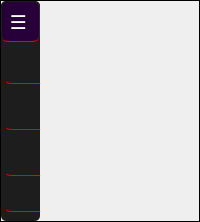
           <widget class="QWidget" name="page_2">
            <layout class="QHBoxLayout" name="horizontalLayout_9">
             <property name="spacing">
              <number>0</number>
             </property>
             <property name="leftMargin">
              <number>0</number>
             </property>
             <property name="topMargin">
              <number>0</number>
             </property>
             <property name="rightMargin">
              <number>0</number>
             </property>
             <property name="bottomMargin">
              <number>0</number>
             </property>
             <item>
              <widget class="QFrame" name="page2BaseFrame">
               <property name="styleSheet">
                <string notr="true">background-color: qlineargradient(spread:pad, x1:0, y1:0, x2:1, y2:1, stop:0 rgba(0, 0, 0, 0), stop:1 rgba(255, 255, 255, 0));</string>
               </property>
               <property name="frameShape">
                <enum>QFrame::StyledPanel</enum>
               </property>
               <property name="frameShadow">
                <enum>QFrame::Raised</enum>
               </property>
               <layout class="QHBoxLayout" name="horizontalLayout_13">
                <property name="spacing">
                 <number>0</number>
                </property>
                <property name="leftMargin">
                 <number>0</number>
                </property>
                <property name="topMargin">
                 <number>0</number>
                </property>
                <property name="rightMargin">
                 <number>0</number>
                </property>
                <property name="bottomMargin">
                 <number>0</number>
                </property>
                <item>
                 <widget class="QFrame" name="leftMenuFrame">
                  <property name="sizePolicy">
                   <sizepolicy hsizetype="Minimum" vsizetype="Preferred">
                    <horstretch>0</horstretch>
                    <verstretch>0</verstretch>
                   </sizepolicy>
                  </property>
                  <property name="maximumSize">
                   <size>
                    <width>39</width>
                    <height>16777215</height>
                   </size>
                  </property>
                  <property name="styleSheet">
                   <string notr="true">QFrame {
	background-color: rgb(29, 29, 29);
border-radius:5px;


}

</string>
                  </property>
                  <property name="frameShape">
                   <enum>QFrame::StyledPanel</enum>
                  </property>
                  <property name="frameShadow">
                   <enum>QFrame::Raised</enum>
                  </property>
                  <layout class="QVBoxLayout" name="verticalLayout_4">
                   <property name="spacing">
                    <number>0</number>
                   </property>
                   <property name="leftMargin">
                    <number>0</number>
                   </property>
                   <property name="topMargin">
                    <number>0</number>
                   </property>
                   <property name="rightMargin">
                    <number>0</number>
                   </property>
                   <item>
                    <widget class="QFrame" name="frame">
                     <property name="frameShape">
                      <enum>QFrame::StyledPanel</enum>
                     </property>
                     <property name="frameShadow">
                      <enum>QFrame::Raised</enum>
                     </property>
                     <layout class="QHBoxLayout" name="horizontalLayout_12">
                      <property name="leftMargin">
                       <number>0</number>
                      </property>
                      <property name="topMargin">
                       <number>0</number>
                      </property>
                      <property name="rightMargin">
                       <number>0</number>
                      </property>
                      <item alignment="Qt::AlignVCenter">
                       <widget class="QPushButton" name="Men_button">
                        <property name="sizePolicy">
                         <sizepolicy hsizetype="Preferred" vsizetype="Fixed">
                          <horstretch>0</horstretch>
                          <verstretch>0</verstretch>
                         </sizepolicy>
                        </property>
                        <property name="minimumSize">
                         <size>
                          <width>0</width>
                          <height>41</height>
                         </size>
                        </property>
                        <property name="font">
                         <font>
                          <family>MS Reference Sans Serif</family>
                          <pointsize>14</pointsize>
                         </font>
                        </property>
                        <property name="styleSheet">
                         <string notr="true">QPushButton{
	color: rgb(255, 255, 255);
	background-color: rgb(39, 0, 58);
    border-radius:7px;
	border-width:1px;
	border-style:Inset;
	background-image: url(:/newPrefix/user2.png);
	border-color: rgb(29, 29, 29);
	border-bottom-color: rgb(163, 0, 0);

}


QPushButton::hover{
	background-color: rgb(85, 85, 85);
	background-image: url(:/newPrefix/user2.png);
	border-width:2px;
	border-style:Inset;
	border-color: rgb(29, 29, 29);
	border-bottom-color: rgb(0, 255, 0);
}</string>
                        </property>
                        <property name="text">
                         <string>☰ </string>
                        </property>
                       </widget>
                      </item>
                     </layout>
                    </widget>
                   </item>
                   <item>
                    <widget class="QFrame" name="Account">
                     <property name="styleSheet">
                      <string notr="true">QFrame{

background-color: rgb(200, 142, 27);


	background-color: qlineargradient(spread:pad, x1:0, y1:0, x2:1, y2:1, stop:0 rgba(0, 0, 0, 0), stop:1 rgba(255, 255, 255, 0));
}

</string>
                     </property>
                     <property name="frameShape">
                      <enum>QFrame::StyledPanel</enum>
                     </property>
                     <property name="frameShadow">
                      <enum>QFrame::Raised</enum>
                     </property>
                     <layout class="QVBoxLayout" name="verticalLayout_3">
                      <property name="spacing">
                       <number>3</number>
                      </property>
                      <property name="leftMargin">
                       <number>3</number>
                      </property>
                      <property name="topMargin">
                       <number>0</number>
                      </property>
                      <property name="rightMargin">
                       <number>3</number>
                      </property>
                      <property name="bottomMargin">
                       <number>3</number>
                      </property>
                      <item>
                       <layout class="QGridLayout" name="gridLayout_3">
                        <property name="verticalSpacing">
                         <number>13</number>
                        </property>
                        <item row="3" column="0">
                         <widget class="QPushButton" name="Account_button">
                          <property name="sizePolicy">
                           <sizepolicy hsizetype="Fixed" vsizetype="Fixed">
                            <horstretch>0</horstretch>
                            <verstretch>0</verstretch>
                           </sizepolicy>
                          </property>
                          <property name="minimumSize">
                           <size>
                            <width>129</width>
                            <height>33</height>
                           </size>
                          </property>
                          <property name="font">
                           <font>
                            <family>MS Reference Sans Serif</family>
                            <pointsize>11</pointsize>
                           </font>
                          </property>
                          <property name="styleSheet">
                           <string notr="true">QPushButton{
	color: rgb(255, 255, 255);
	background-color: rgb(29, 29, 29);
	border-radius:7px;
	padding-left:20px;
	border-width:1px;
	border-style:Inset;

	background-image: url(:/newPrefix/resources/icons/cil-user.png);
	background-repeat:none;
	background-position:left;
	
	border-color: rgb(29, 29, 29);
	border-bottom-color: rgb(163, 0, 0);



}

QPushButton::hover{
	color: rgb(0, 0, 0);
	background-color: rgb(85, 170, 255);
	background-image: url(:/newPrefix/resources/icons/cil-user.png);
	background-repeat:none;
	background-position:left;
	border-width:1px;
	border-style:Inset;
	border-color: rgb(29, 29, 29);
	border-bottom-color: rgb(0, 255, 0);

}</string>
                          </property>
                          <property name="text">
                           <string>Account</string>
                          </property>
                         </widget>
                        </item>
                        <item row="1" column="0">
                         <widget class="QPushButton" name="Home_button">
                          <property name="sizePolicy">
                           <sizepolicy hsizetype="Fixed" vsizetype="Fixed">
                            <horstretch>0</horstretch>
                            <verstretch>0</verstretch>
                           </sizepolicy>
                          </property>
                          <property name="minimumSize">
                           <size>
                            <width>129</width>
                            <height>33</height>
                           </size>
                          </property>
                          <property name="font">
                           <font>
                            <family>MS Reference Sans Serif</family>
                            <pointsize>11</pointsize>
                           </font>
                          </property>
                          <property name="styleSheet">
                           <string notr="true">QPushButton{
	color: rgb(255, 255, 255);
	background-color: rgb(29, 29, 29);
border-radius:7px;
	padding-left:20px;
	border-width:1px;
	border-style:Inset;
	background-image: url(:/newPrefix/resources/icons/cil-home.png);
	background-repeat:none;
	background-position:left;
	
	border-color: rgb(29, 29, 29);
	border-bottom-color: rgb(163, 0, 0);
/* This is a commentl*/



}

QPushButton::hover{
	color: rgb(0, 0, 0);
	background-color: rgb(85, 170, 255);
	border-width:1px;
	border-style:Inset;
	border-color: rgb(29, 29, 29);
	border-bottom-color: rgb(0, 255, 0);

}</string>
                          </property>
                          <property name="text">
                           <string>Home</string>
                          </property>
                         </widget>
                        </item>
                        <item row="2" column="0">
                         <widget class="QPushButton" name="Contact_button">
                          <property name="sizePolicy">
                           <sizepolicy hsizetype="Fixed" vsizetype="Fixed">
                            <horstretch>0</horstretch>
                            <verstretch>0</verstretch>
                           </sizepolicy>
                          </property>
                          <property name="minimumSize">
                           <size>
                            <width>129</width>
                            <height>33</height>
                           </size>
                          </property>
                          <property name="font">
                           <font>
                            <family>MS Reference Sans Serif</family>
                            <pointsize>11</pointsize>
                           </font>
                          </property>
                          <property name="styleSheet">
                           <string notr="true">QPushButton{
	color: rgb(255, 255, 255);
	background-color: rgb(29, 29, 29);
border-radius:7px;
	padding-left:20px;
	border-width:1px;
	border-style:Inset;
	background-image: url(:/newPrefix/resources/icons/cil-envelope-closed.png);
	background-repeat:none;
	background-position:left;
	
	border-color: rgb(29, 29, 29);
	border-bottom-color: rgb(163, 0, 0);



}

QPushButton::hover{
	color: rgb(0, 0, 0);
	background-color: rgb(85, 170, 255);
	border-width:1px;
	border-style:Inset;
	border-color: rgb(29, 29, 29);
	border-bottom-color: rgb(0, 255, 0);

}</string>
                          </property>
                          <property name="text">
                           <string>Contact</string>
                          </property>
                         </widget>
                        </item>
                       </layout>
                      </item>
                     </layout>
                    </widget>
                   </item>
                   <item>
                    <widget class="QFrame" name="frame_3">
                     <property name="sizePolicy">
                      <sizepolicy hsizetype="Preferred" vsizetype="Expanding">
                       <horstretch>0</horstretch>
                       <verstretch>0</verstretch>
                      </sizepolicy>
                     </property>
                     <property name="minimumSize">
                      <size>
                       <width>0</width>
                       <height>0</height>
                      </size>
                     </property>
                     <property name="frameShape">
                      <enum>QFrame::StyledPanel</enum>
                     </property>
                     <property name="frameShadow">
                      <enum>QFrame::Raised</enum>
                     </property>
                    </widget>
                   </item>
                   <item>
                    <widget class="QFrame" name="frame_5">
                     <property name="frameShape">
                      <enum>QFrame::StyledPanel</enum>
                     </property>
                     <property name="frameShadow">
                      <enum>QFrame::Raised</enum>
                     </property>
                     <layout class="QHBoxLayout" name="horizontalLayout_11">
                      <property name="spacing">
                       <number>3</number>
                      </property>
                      <property name="leftMargin">
                       <number>3</number>
                      </property>
                      <property name="topMargin">
                       <number>0</number>
                      </property>
                      <property name="rightMargin">
                       <number>3</number>
                      </property>
                      <property name="bottomMargin">
                       <number>0</number>
                      </property>
                      <item>
                       <widget class="QPushButton" name="Settings_button">
                        <property name="sizePolicy">
                         <sizepolicy hsizetype="Fixed" vsizetype="Fixed">
                          <horstretch>0</horstretch>
                          <verstretch>0</verstretch>
                         </sizepolicy>
                        </property>
                        <property name="minimumSize">
                         <size>
                          <width>129</width>
                          <height>33</height>
                         </size>
                        </property>
                        <property name="font">
                         <font>
                          <family>MS Reference Sans Serif</family>
                          <pointsize>11</pointsize>
                         </font>
                        </property>
                        <property name="styleSheet">
                         <string notr="true">QPushButton{
	color: rgb(255, 255, 255);
	background-color: rgb(29, 29, 29);
	border-radius:7px;
	padding-left:24px;
	border-width:1px;
	border-style:Inset;
	background-image: url(:/newPrefix/resources/icons/cil-settings.png);
	background-repeat:None;
	background-position:left;
	border-color: rgb(29, 29, 29);
	border-bottom-color: rgb(163, 0, 0);


}

QPushButton::hover{
	color: rgb(0, 0, 0);
	background-color: rgb(85, 170, 255);
	border-width:2px;
	border-style:Inset;
	border-color: rgb(29, 29, 29);
	border-bottom-color: rgb(0, 255, 0);

}</string>
                        </property>
                        <property name="text">
                         <string>Settings</string>
                        </property>
                       </widget>
                      </item>
                     </layout>
                    </widget>
                   </item>
                  </layout>
                 </widget>
                </item>
                <item>
                 <widget class="QStackedWidget" name="stackedWidget_2">
                  <property name="minimumSize">
                   <size>
                    <width>0</width>
                    <height>33</height>
                   </size>
                  </property>
                  <property name="styleSheet">
                   <string notr="true">image: url(:/newPrefix/1775592.jpg);</string>
                  </property>
                  <property name="currentIndex">
                   <number>1</number>
                  </property>
                  <widget class="QWidget" name="page"/>
                  <widget class="QWidget" name="page_3"/>
                 </widget>
                </item>
               </layout>
              </widget>
             </item>
            </layout>
           </widget>
